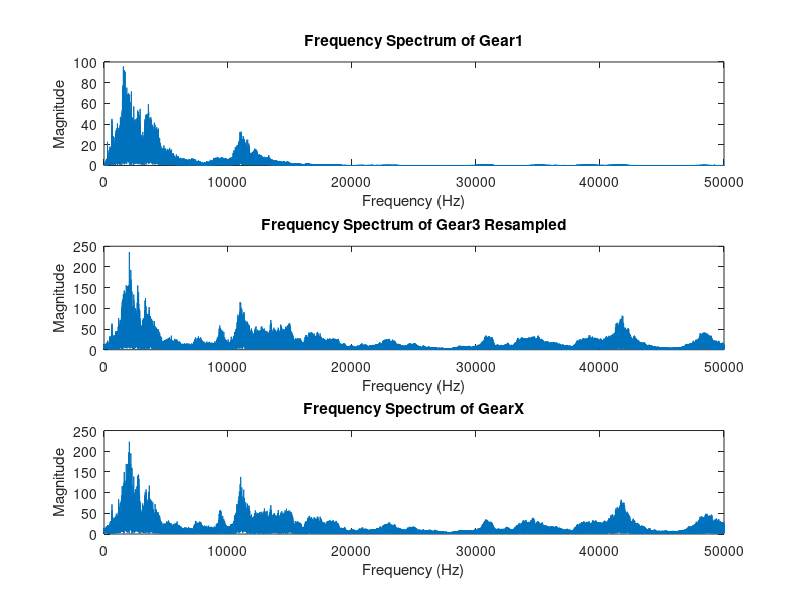

This figure's MATLAB source:
% Load the data
load('Gear1_1e5.mat'); % Assuming the variable is named 'gear1'
load('Gang2.mat'); % Assuming the variable is named 'gear1'
load('Gear3_1e6.mat'); % Assuming the variable is named 'gear3'
load('GearX_1e5.mat'); % Assuming the variable is named 'gearX'

% Resample Gear3 data to match the sampling frequency of Gear1
gear3_resampled = resample(Gang3, 1, 10); % Using resample function
gear2_resampled = resample(Gang2, 1, 10); % Using resample function

% Calculate average and RMS for Gear1
average_gear1 = mean(Gang1_1e5);
rms_gear1 = rms(Gang1_1e5);

% Calculate average and RMS for Gear2
average_gear2 = mean(gear2_resampled);
rms_gear2 = rms(gear2_resampled);

% Calculate average and RMS for Gear3 resampled
average_gear3_resampled = mean(gear3_resampled);
rms_gear3_resampled = rms(gear3_resampled);

% Calculate average and RMS for GearX
average_gearX = mean(GangX);
rms_gearX = rms(GangX);

% Display the results
fprintf('Gear1 - Average Amplitude: %.2f, RMS Amplitude: %.2f\n', average_gear1, rms_gear1);
fprintf('Gear3 Resampled - Average Amplitude: %.2f, RMS Amplitude: %.2f\n', average_gear3_resampled, rms_gear3_resampled);
fprintf('GearX - Average Amplitude: %.2f, RMS Amplitude: %.2f\n', average_gearX, rms_gearX);

% FFT for Gear1
L1 = length(Gang1_1e5);
Y1 = fft(Gang1_1e5);
P2_1 = abs(Y1/L1);
P1_1 = P2_1(1:L1/2+1);
P1_1(2:end-1) = 2*P1_1(2:end-1);
f1 = (0:(L1/2))/L1 * 1e5; % Frequency vector for Gear1

% FFT for Gear2 resampled
L2 = length(gear2_resampled);
Y2 = fft(gear2_resampled);
P2_2 = abs(Y2/L2);
P1_2 = P2_2(1:L2/2+1);
P1_2(2:end-1) = 2*P1_2(2:end-1);
f2 = (0:(L2/2))/L2 * 1e5; % Frequency vector for Gear3 resampled


% FFT for Gear3 resampled
L3 = length(gear3_resampled);
Y3 = fft(gear3_resampled);
P2_3 = abs(Y3/L3);
P1_3 = P2_3(1:L3/2+1);
P1_3(2:end-1) = 2*P1_3(2:end-1);
f3 = (0:(L3/2))/L3 * 1e5; % Frequency vector for Gear3 resampled

% FFT for GearX
Lx = length(GangX);
Yx = fft(GangX);
P2_x = abs(Yx/Lx);
P1_x = P2_x(1:Lx/2+1);
P1_x(2:end-1) = 2*P1_x(2:end-1);
fx = (0:(Lx/2))/Lx * 1e5; % Frequency vector for GearX

% Plot the frequency spectra
figure;
subplot(3,1,1);
plot(f1, P1_1);
title('Frequency Spectrum of Gear1');
xlabel('Frequency (Hz)');
ylabel('Magnitude');

subplot(3,1,2);
plot(f3, P1_3);
title('Frequency Spectrum of Gear3 Resampled');
xlabel('Frequency (Hz)');
ylabel('Magnitude');

subplot(3,1,3);
plot(fx, P1_x);
title('Frequency Spectrum of GearX');
xlabel('Frequency (Hz)');
ylabel('Magnitude');

% Find peak frequency for Gear1
[~, idx1] = max(P1_1);
peak_freq_gear1 = f1(idx1);

% Find peak frequency for Gear3 resampled
[~, idx3] = max(P1_3);
peak_freq_gear3_resampled = f3(idx3);

% Find peak frequency for GearX
[~, idxX] = max(P1_x);
peak_freq_gearX = fx(idxX);

% Display the peak frequencies
fprintf('Gear1 - Peak Frequency: %.2f Hz\n', peak_freq_gear1);
fprintf('Gear3 Resampled - Peak Frequency: %.2f Hz\n', peak_freq_gear3_resampled);
fprintf('GearX - Peak Frequency: %.2f Hz\n', peak_freq_gearX);

% Determine the gear of GearX by comparing peak frequencies
if abs(peak_freq_gearX - peak_freq_gear1) < abs(peak_freq_gearX - peak_freq_gear3_resampled)
    fprintf('GearX is most likely Gear1.\n');
else
    fprintf('GearX is most likely Gear3.\n');
end
